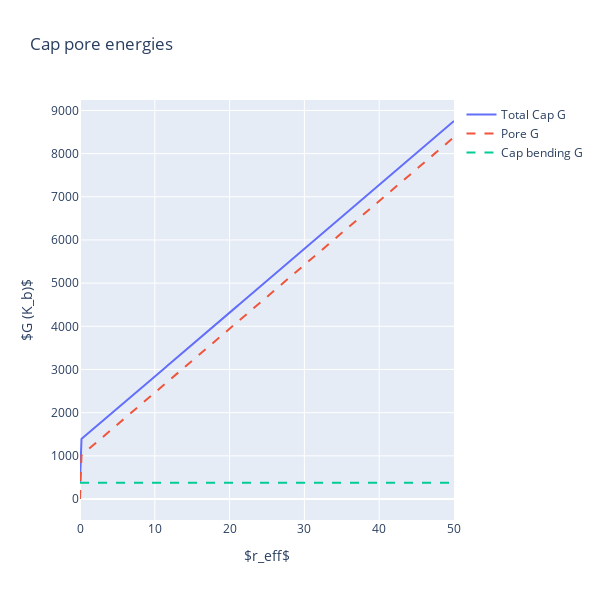

The cell this chart's notebook holds for it:
### Markdown cell above
# Pore at hemispherical tip
For modeling simplicity (ie symmetry), I'll stick the pore at the very end of the protrusion where the hemispherical cap comes to its apex.  Thus, this is essentially just the pore at the apex of a hemisphere.  

I could track the pore expansion until it consumes the whole cap.  However, my assumption of constant (!= uniform) distance b/w membranes will probably start to cause major deviations at that point.  I'll restrict my analysis to ~50 nm since Chizmadzhev et al (1995) found that total pore E starts decreasing after that point due to alleviation of bending stress via intermembrane distance widening.

*Assume:*
- Membrane is locally conical around pore
- Radially symmetric expansion of the pore since it's at the pole of a uniformly stressed hemisphere 

The total system energy is simply the combined bending energies $G_pore + G_cap$.  We can calculate the pore energy from Christoph's solution to the inclined toroidal pore as set up above.  Using the assumptions above, the cap stress profile will be held uniform and static so $G_cap$ is just the stress times whatever cap area remains as the pore expands.  
To find the remaining cap area as the pore expands, we use the solution to Archimedes's hat-box:<br>
<img src='Imgs/sphere_belt_area.jpg' width=400> <br>
The area of the light blue belt is equal to the area of the vertical walls of cylinder on the right.  Thus,
    $A = 2\pi r h$,
or in my standardized notation: <br>
    $A = 2\pi R_0 h_{band}$
    
To find $h$, we need to examine the pore and do some trig. <br>
<img src='Imgs/protrusion_pore_tilt.jpg' width=250> <br>
From 'Inclined fusion pore.ipynb', we know: <br>
    $\theta = arcsin(\frac{r_0}{R_0})$ <br>
where $r_0$ is the pore radius and $R_0$ is the protrusion radius.  Knowing $\theta$, we can find $h$: <br>
    $h_{band} = R_0 cos(\theta) = \frac{r}{tan(\theta)}$

Additionally, the pore energy will be graphed over the "effective pore radius", $r_{eff}$.  This is defined as the minimum pore radius for a given $\theta$ and is depicted below: <br>
<img src='Imgs/inclined_pore_r_eff.jpg' width=250> <br>
From the image above, we find that $r_{eff}$ is related to $r_0$ by the equation: <br>
$r_0 = r_e + c = r_e + m - m cos(\theta) = r_e + m (1 - cos(\theta))$

### Code cell
# ---------------------------------------------------------------------
# Computation: bending energy of the initial hemispherical tip
# ---------------------------------------------------------------------

# Sim param
stepSize = 0.1 # Step size of pore radius dilation; nm
max_r = 50 # Maximum pore radius to do computations for; nm
nStep = int(np.ceil(max_r/stepSize + 1)) # Num steps to take
    # +1 so that I preserve num of steps after adding initial values
print("nStep = ",nStep)

# Set up the arrays of length nStep to hold my computations
GCap = [None]*nStep # Bending *energy* of all the non-pore membrane in the cap; kT
GCapPore = [None]*nStep # Energy of the fusion pore (Helfrich bending only); kT
GTotCap = [None]*nStep # Total Gb of cap = GCap + GCapPore; kT
rEffCap = np.linspace(0,max_r,num=nStep) # Effective radius of pore; nm
    # This is the pore radius at the narrowest point which < r0 if theta != 0
    # Note: linspace is start and end point inclusive by default. 
    # Thus there are nStep-2 evenly spaced points in the open interval (0,max_r)

# Set/Compute initial conditions for referencing in computations
stressCap = helfrichStress(1/R0,1/R0,KbProtr) # The static, uniform stress of the cap membrane
GCap[0] = 2*np.pi*(R0**2) * stressCap # Init Gb of cap; kT
    # is ACap * CapStress where ACap == SA of a hemisphere of radius R
GCapPore[0] = 0
GTotCap[0] = GCap[0]+GCapPore[0]

# Find GCap, GCapPore, and thus GTotCap for each value of rCapPore
for i in range(1,nStep):
    #Vars for each iteration of loop
    theta = np.arcsin(rEffCap[i]/R0) # Angle of pore incline == angle from z axis; radians
        # For theta, neglect difference b/w r0 and rEffCap[i]
    r0 = rEffCap[i] + m*(1-np.cos(theta)) # r0 as defined in the figures in the set-up
        # What we actually plug into Christoph & Rob's solution
    hBand = R0*np.cos(theta)
    #print("hBand(",i,") = ",hBand)
    
    # Find Gb of cap
    A = 2*np.pi*R0*hBand # Area of remaining cap
    GCap[i] = A*stressCap
    
    # Find Gb of the inclined pore
    GCapPore[i] = GPore(r0,theta,KbPore)
    
    GTotCap[i] = GCap[i]+GCapPore[i]

print("rEffCap = ",rEffCap[0])
print('GCap = ',GCap[0])
print('GCapPore = ',GCapPore[0])
print('GTotCap = ',GTotCap[0])
print('\n')
print("rEffCap = ",rEffCap[1])
print('GCap = ',GCap[1])
print('GCapPore = ',GCapPore[1])
print('GTotCap = ',GTotCap[1])
print('\n')
print("rEffCap = ",rEffCap[nStep-1])
print('GCap = ',GCap[nStep-1])
print('GCapPore = ',GCapPore[nStep-1])
print('GTotCap = ',GTotCap[nStep-1])

# ---------------------------------------------------------------------
# Graph the results for the cap pore
# ---------------------------------------------------------------------
capGraph = go.Figure()
capGraph.add_trace(go.Scatter(x=rEffCap, y=GTotCap, name=r"Total Cap G",
                        mode='lines'))
capGraph.add_trace(go.Scatter(x=rEffCap, y=GCapPore, name=r"Pore G",
                        line=dict(dash='dash'),
                        mode='lines'))
capGraph.add_trace(go.Scatter(x=rEffCap, y=GCap, name=r"Cap bending G",
                        line=dict(dash='dash'),
                        mode='lines'))
# Some quick figure styling
capGraph.update_layout(title="Cap pore energies",
                  xaxis_title=r"$r_eff$", yaxis_title=r"$G (K_b)$",
                  autosize=False, width=600, height=600)
capGraph.show()

print('done')

### Figure 1 — Plotly figure (JSON) as saved in the notebook; plotly's stock layout.template omitted (floating-point values rounded to 4 significant figures; data arrays with more than 128 entries replaced by an {"elided": "..."} marker saying what was removed)
{"data": [{"mode": "lines", "name": "Total Cap G", "type": "scatter", "x": {"elided": "501 float values"}, "y": {"elided": "501 float values"}}, {"line": {"dash": "dash"}, "mode": "lines", "name": "Pore G", "type": "scatter", "x": {"elided": "501 float values"}, "y": {"elided": "501 float values"}}, {"line": {"dash": "dash"}, "mode": "lines", "name": "Cap bending G", "type": "scatter", "x": {"elided": "501 float values"}, "y": {"elided": "501 float values"}}], "layout": {"autosize": false, "height": 600, "title": {"text": "Cap pore energies"}, "width": 600, "xaxis": {"autorange": true, "range": [0, 50], "title": {"text": "$r_eff$"}, "type": "linear"}, "yaxis": {"autorange": true, "range": [-486.4, 9242.0], "title": {"text": "$G (K_b)$"}, "type": "linear"}}}
